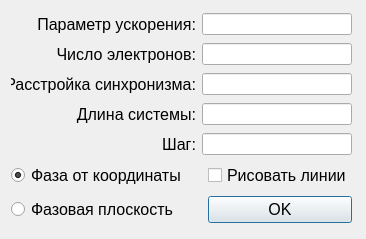
<?xml version="1.0" encoding="UTF-8"?>
<ui version="4.0">
 <class>Dialog</class>
 <widget class="QDialog" name="Dialog">
  <property name="geometry">
   <rect>
    <x>0</x>
    <y>0</y>
    <width>366</width>
    <height>239</height>
   </rect>
  </property>
  <property name="windowTitle">
   <string>Dialog</string>
  </property>
  <widget class="QWidget" name="layoutWidget">
   <property name="geometry">
    <rect>
     <x>11</x>
     <y>11</y>
     <width>341</width>
     <height>216</height>
    </rect>
   </property>
   <layout class="QGridLayout" name="gridLayout">
    <item row="0" column="0">
     <widget class="QLabel" name="label_Ar">
      <property name="font">
       <font>
        <pointsize>12</pointsize>
       </font>
      </property>
      <property name="text">
       <string>Параметр ускорения:</string>
      </property>
      <property name="alignment">
       <set>Qt::AlignRight|Qt::AlignTrailing|Qt::AlignVCenter</set>
      </property>
     </widget>
    </item>
    <item row="0" column="1" colspan="2">
     <widget class="QLineEdit" name="lineEdit_Ar"/>
    </item>
    <item row="1" column="0">
     <widget class="QLabel" name="label_Nth">
      <property name="font">
       <font>
        <pointsize>12</pointsize>
       </font>
      </property>
      <property name="text">
       <string>Число электронов:</string>
      </property>
      <property name="alignment">
       <set>Qt::AlignRight|Qt::AlignTrailing|Qt::AlignVCenter</set>
      </property>
     </widget>
    </item>
    <item row="1" column="1" colspan="2">
     <widget class="QLineEdit" name="lineEdit_Nth"/>
    </item>
    <item row="2" column="0">
     <widget class="QLabel" name="label_delta">
      <property name="font">
       <font>
        <pointsize>12</pointsize>
       </font>
      </property>
      <property name="text">
       <string>Расстройка синхронизма:</string>
      </property>
      <property name="alignment">
       <set>Qt::AlignRight|Qt::AlignTrailing|Qt::AlignVCenter</set>
      </property>
     </widget>
    </item>
    <item row="2" column="1" colspan="2">
     <widget class="QLineEdit" name="lineEdit_delta"/>
    </item>
    <item row="3" column="0">
     <widget class="QLabel" name="label_L">
      <property name="font">
       <font>
        <pointsize>12</pointsize>
       </font>
      </property>
      <property name="text">
       <string>Длина системы:</string>
      </property>
      <property name="alignment">
       <set>Qt::AlignRight|Qt::AlignTrailing|Qt::AlignVCenter</set>
      </property>
     </widget>
    </item>
    <item row="3" column="1" colspan="2">
     <widget class="QLineEdit" name="lineEdit_L"/>
    </item>
    <item row="4" column="0">
     <widget class="QLabel" name="label_h">
      <property name="font">
       <font>
        <pointsize>12</pointsize>
       </font>
      </property>
      <property name="text">
       <string>Шаг:</string>
      </property>
      <property name="alignment">
       <set>Qt::AlignRight|Qt::AlignTrailing|Qt::AlignVCenter</set>
      </property>
     </widget>
    </item>
    <item row="4" column="1" colspan="2">
     <widget class="QLineEdit" name="lineEdit_h"/>
    </item>
    <item row="5" column="0">
     <widget class="QRadioButton" name="radioButton_Tr">
      <property name="font">
       <font>
        <pointsize>12</pointsize>
       </font>
      </property>
      <property name="text">
       <string>Фаза от координаты</string>
      </property>
      <property name="checkable">
       <bool>true</bool>
      </property>
      <property name="checked">
       <bool>true</bool>
      </property>
     </widget>
    </item>
    <item row="5" column="2">
     <widget class="QCheckBox" name="checkBox">
      <property name="font">
       <font>
        <pointsize>12</pointsize>
       </font>
      </property>
      <property name="text">
       <string>Рисовать линии</string>
      </property>
     </widget>
    </item>
    <item row="6" column="0" colspan="2">
     <widget class="QRadioButton" name="radioButton_Ph">
      <property name="font">
       <font>
        <pointsize>12</pointsize>
       </font>
      </property>
      <property name="text">
       <string>Фазовая плоскость</string>
      </property>
     </widget>
    </item>
    <item row="6" column="2">
     <widget class="QPushButton" name="pushButton_OK">
      <property name="font">
       <font>
        <pointsize>12</pointsize>
       </font>
      </property>
      <property name="text">
       <string>OK</string>
      </property>
     </widget>
    </item>
   </layout>
  </widget>
 </widget>
 <resources/>
 <connections/>
</ui>
